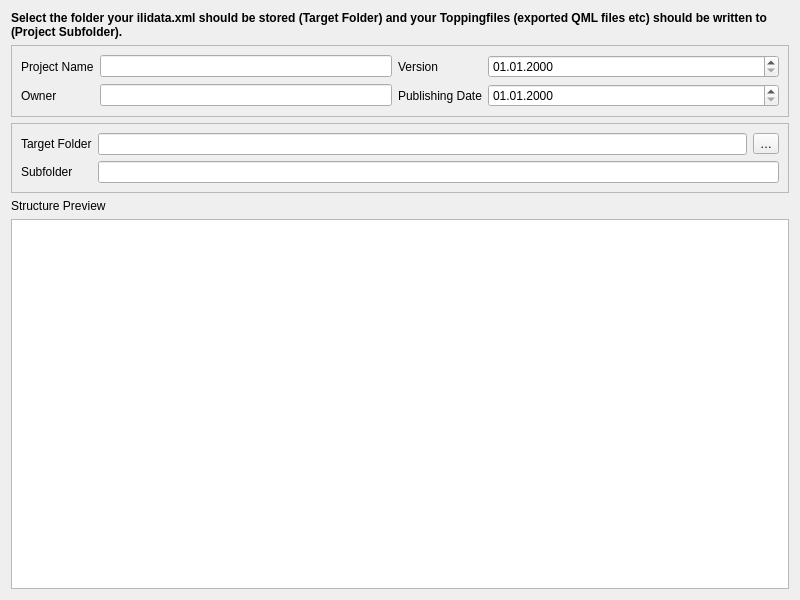
<?xml version="1.0" encoding="UTF-8"?>
<ui version="4.0">
 <class>Target</class>
 <widget class="QDialog" name="Target">
  <property name="geometry">
   <rect>
    <x>0</x>
    <y>0</y>
    <width>800</width>
    <height>600</height>
   </rect>
  </property>
  <property name="windowTitle">
   <string>Select Files</string>
  </property>
  <layout class="QGridLayout" name="gridLayout_3">
   <item row="2" column="0">
    <widget class="QFrame" name="frame">
     <property name="sizePolicy">
      <sizepolicy hsizetype="Preferred" vsizetype="Minimum">
       <horstretch>0</horstretch>
       <verstretch>0</verstretch>
      </sizepolicy>
     </property>
     <property name="frameShape">
      <enum>QFrame::StyledPanel</enum>
     </property>
     <property name="frameShadow">
      <enum>QFrame::Raised</enum>
     </property>
     <layout class="QGridLayout" name="gridLayout_2">
      <item row="1" column="1" colspan="2">
       <widget class="QLineEdit" name="sub_folder_line_edit"/>
      </item>
      <item row="0" column="0">
       <widget class="QLabel" name="sub_folder_label">
        <property name="text">
         <string>Target Folder</string>
        </property>
       </widget>
      </item>
      <item row="0" column="2">
       <widget class="QToolButton" name="main_folder_browse_button">
        <property name="toolTip">
         <string>Browse XTF files</string>
        </property>
        <property name="text">
         <string>…</string>
        </property>
       </widget>
      </item>
      <item row="1" column="0">
       <widget class="QLabel" name="main_folder_label">
        <property name="text">
         <string>Subfolder</string>
        </property>
       </widget>
      </item>
      <item row="0" column="1">
       <widget class="QLineEdit" name="main_folder_line_edit"/>
      </item>
     </layout>
    </widget>
   </item>
   <item row="1" column="0">
    <widget class="QFrame" name="frame_2">
     <property name="frameShape">
      <enum>QFrame::StyledPanel</enum>
     </property>
     <property name="frameShadow">
      <enum>QFrame::Raised</enum>
     </property>
     <layout class="QGridLayout" name="gridLayout">
      <item row="0" column="0">
       <widget class="QLabel" name="projectname_label">
        <property name="text">
         <string>Project Name</string>
        </property>
       </widget>
      </item>
      <item row="0" column="1">
       <widget class="QLineEdit" name="projectname_line_edit"/>
      </item>
      <item row="0" column="2">
       <widget class="QLabel" name="version_label">
        <property name="text">
         <string>Version</string>
        </property>
       </widget>
      </item>
      <item row="0" column="3">
       <widget class="QgsDateTimeEdit" name="version_date_edit">
        <property name="sizePolicy">
         <sizepolicy hsizetype="Expanding" vsizetype="Fixed">
          <horstretch>0</horstretch>
          <verstretch>0</verstretch>
         </sizepolicy>
        </property>
        <property name="displayFormat">
         <string>dd.MM.yyyy</string>
        </property>
       </widget>
      </item>
      <item row="1" column="0">
       <widget class="QLabel" name="owner_label">
        <property name="text">
         <string>Owner</string>
        </property>
       </widget>
      </item>
      <item row="1" column="1">
       <widget class="QLineEdit" name="owner_line_edit"/>
      </item>
      <item row="1" column="2">
       <widget class="QLabel" name="publishingdate_label">
        <property name="text">
         <string>Publishing Date</string>
        </property>
       </widget>
      </item>
      <item row="1" column="3">
       <widget class="QgsDateTimeEdit" name="publishingdate_date_edit">
        <property name="sizePolicy">
         <sizepolicy hsizetype="Expanding" vsizetype="Fixed">
          <horstretch>0</horstretch>
          <verstretch>0</verstretch>
         </sizepolicy>
        </property>
        <property name="displayFormat">
         <string>dd.MM.yyyy</string>
        </property>
       </widget>
      </item>
     </layout>
    </widget>
   </item>
   <item row="3" column="0">
    <widget class="QLabel" name="label">
     <property name="text">
      <string>Structure Preview</string>
     </property>
    </widget>
   </item>
   <item row="4" column="0">
    <widget class="QTextBrowser" name="info_text_box">
     <property name="enabled">
      <bool>true</bool>
     </property>
    </widget>
   </item>
   <item row="0" column="0">
    <widget class="QLabel" name="description">
     <property name="minimumSize">
      <size>
       <width>0</width>
       <height>0</height>
      </size>
     </property>
     <property name="font">
      <font>
       <weight>75</weight>
       <bold>true</bold>
      </font>
     </property>
     <property name="text">
      <string>Select the folder your ilidata.xml should be stored (Target Folder) and your Toppingfiles (exported QML files etc) should be written to (Project Subfolder).</string>
     </property>
     <property name="alignment">
      <set>Qt::AlignLeading|Qt::AlignLeft|Qt::AlignTop</set>
     </property>
     <property name="wordWrap">
      <bool>true</bool>
     </property>
    </widget>
   </item>
  </layout>
 </widget>
 <customwidgets>
  <customwidget>
   <class>QgsDateTimeEdit</class>
   <extends>QDateTimeEdit</extends>
   <header>qgsdatetimeedit.h</header>
  </customwidget>
 </customwidgets>
 <tabstops>
  <tabstop>projectname_line_edit</tabstop>
  <tabstop>owner_line_edit</tabstop>
  <tabstop>version_date_edit</tabstop>
  <tabstop>publishingdate_date_edit</tabstop>
  <tabstop>main_folder_line_edit</tabstop>
  <tabstop>main_folder_browse_button</tabstop>
  <tabstop>sub_folder_line_edit</tabstop>
  <tabstop>info_text_box</tabstop>
 </tabstops>
 <resources/>
 <connections/>
</ui>
